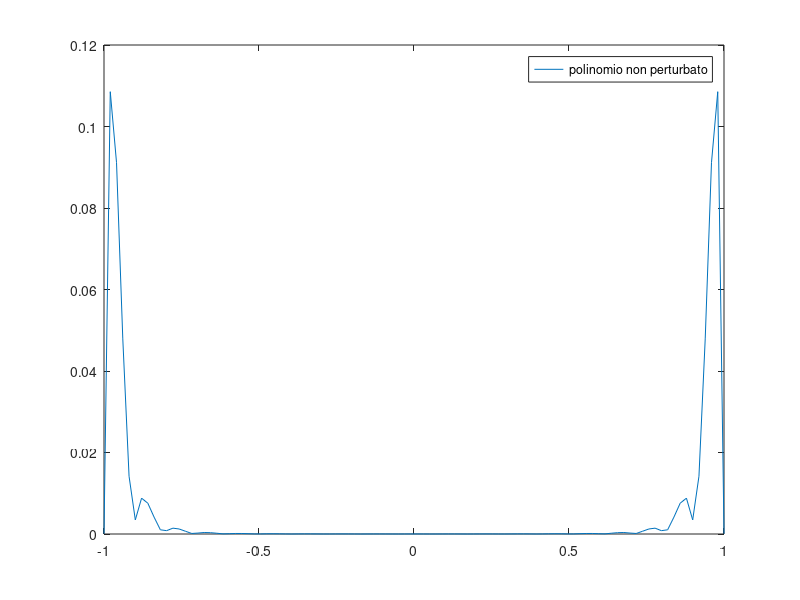

The MATLAB source for this figure:
clc
clear
close all
n = 21; %grado polinomio, 22 nodi
f = @(x) sin(x);
x = linspace(-1, 1, n + 1);
y = f(x);
X = linspace(-1, 1, 100);
%interpoliamo la funzione
p = polyfit(x, y, n);
P = @(x)polyval(p, x);

%polinomio perturbato 
i = 1:n + 1;
fPert = @(x)sin(x(i)).* (1 + ((-1).^i) * 10^-4);
yPert = fPert(x);
pPert = polyfit(x, yPert, n);
PPert = @(x) polyval(pPert, x);


% plot(X, P(X));
% hold on;
% grid on;
% plot(X, PPert(X));
plot(X, abs(P(X)- PPert(X)))   %come varia l'errore di interpolazione
legend("polinomio non perturbato", "polinomio perturbato")
